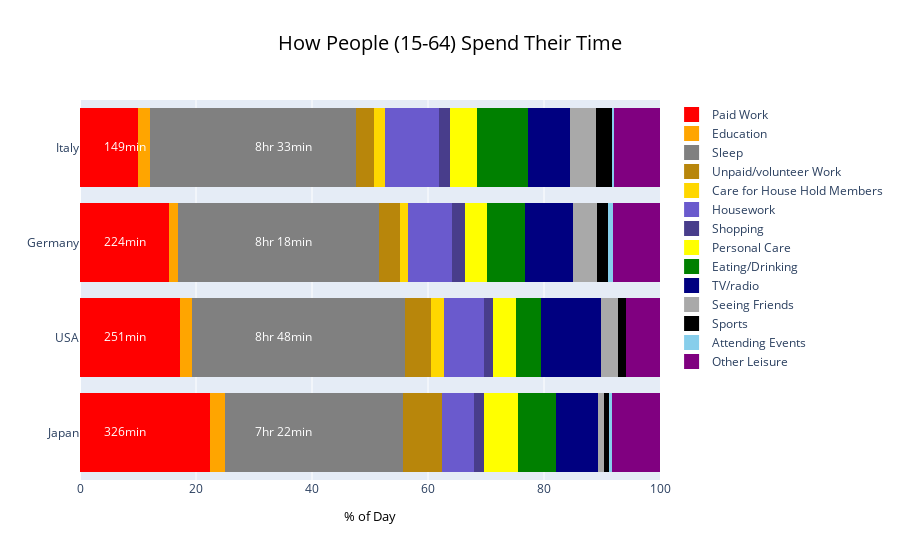

Notebook code for this chart:
### Markdown cell above
**How People Spend their Time**

### Code cell
# Set MatPlotLib parameters
plt.rcParams["figure.figsize"] = [7.50, 3.50]
plt.rcParams["figure.autolayout"] = True

countries = ["Japan", "USA", "Germany", "Italy"]

## Define data from OECD and compute as percent of day (1440 = 24 hrs) ##
paid_work = [(325.711372/1440)*100, (251.137774/1440)*100, (223.83901/1440)*100, (148.894552/1440)*100]
education = [(36.980000/1440)*100, (31.418910/1440)*100, (24.042137/1440)*100, (27.814506/1440)*100]
care_for_house_hold_members = [(0.000000/1440)*100, (30.618280/1440)*100, (18.901665/1440)*100, (26.621509/1440)*100]
housework = [(80.370473/1440)*100, (99.900520/1440)*100, (109.354200/1440)*100, (134.714273/1440)*100]
shopping = [(24.928908/1440)*100,(22.013280/1440)*100, (32.090467/1440)*100, (27.742728/1440)*100]
other_paid_volunteer = [(97.724183/1440)*100, (65.190475/1440)*100, (52.598188/1440)*100, (43.145597/1440)*100]
sleep = [(442.020938/1440)*100, (528.019500/1440)*100, (498.381500/1440)*100, (513.320886/1440)*100]
eating_drinking = [(93.454218/1440)*100, (62.747670/1440)*100, (94.963150/1440)*100, (126.974855/1440)*100]
personal_care = [(84.562961/1440)*100, (57.438510/1440)*100, (54.677883/1440)*100, (67.512477/1440)*100]
sports = [(10.222600/1440)*100, (17.946540/1440)*100, (26.435250/1440)*100, (38.214086/1440)*100]
attending_events = [(8.225513/1440)*100, (0/1440)*100, (13.528252/1440)*100, (5.823313/1440)*100]
seeing_friends = [(16.912066/1440)*100, (43.543680/1440)*100, (60.646950/1440)*100, (65.357207/1440)*100]
tv_radio = [(103.224657/1440)*100, (148.308400/1440)*100, (118.465100/1440)*100, (103.692722/1440)*100]
other_leisure = [(147.953249/1440)*100, (73.490920/1440)*100+1, (112.076283/1440)*100, (110.171290/1440)*100]

## Plot with Plotly ##
fig = go.Figure()

## Add traces ##

## Paid Work
fig.add_trace(go.Bar(
    y=["Japan", "USA", "Germany", "Italy"],
    x=[(325.711372/1440)*100, (251.137774/1440)*100, (223.83901/1440)*100, (148.894552/1440)*100],
    name='Paid Work',
    orientation='h',
    marker=dict(
        color='red',
        line=dict(color='red', width=3)
    ), legendrank=14
))
## Education
fig.add_trace(go.Bar(
    y=["Japan", "USA", "Germany", "Italy"],
    x=education,
    name='Education',
    orientation='h',
    marker=dict(
        color='orange',
        line=dict(color='orange', width=3)
    ), legendrank=13
))
## Sleep
fig.add_trace(go.Bar(
    y=["Japan", "USA", "Germany", "Italy"],
    x=sleep,
    name='Sleep',
    orientation='h',
    marker=dict(
        color='grey',
        line=dict(color='grey', width=3)
    ), legendrank=12
))
## Unpaid/volunteer Work
fig.add_trace(go.Bar(
    y=["Japan", "USA", "Germany", "Italy"],
    x=other_paid_volunteer,
    name='Unpaid/volunteer Work',
    orientation='h',
    marker=dict(
        color='darkgoldenrod',
        line=dict(color='darkgoldenrod', width=3)
    ), legendrank=11
))
## Care for House Hold Members
fig.add_trace(go.Bar(
    y=["Japan", "USA", "Germany", "Italy"],
    x=care_for_house_hold_members,
    name='Care for House Hold Members',
    orientation='h',
    marker=dict(
        color='gold',
        line=dict(color='gold', width=3)
    ), legendrank=10
))
## Housework
fig.add_trace(go.Bar(
    y=["Japan", "USA", "Germany", "Italy"],
    x=housework,
    name='Housework',
    orientation='h',
    marker=dict(
        color='slateblue',
        line=dict(color='slateblue', width=3)
    ), legendrank=9
))
## Shopping
fig.add_trace(go.Bar(
    y=["Japan", "USA", "Germany", "Italy"],
    x=shopping,
    name='Shopping',
    orientation='h',
    marker=dict(
        color='darkslateblue',
        line=dict(color='darkslateblue', width=3)
    ), legendrank=8
))
## Personal Care
fig.add_trace(go.Bar(
    y=["Japan", "USA", "Germany", "Italy"],
    x=personal_care,
    name='Personal Care',
    orientation='h',
    marker=dict(
        color='yellow',
        line=dict(color='yellow', width=3)
    ), legendrank=7
))
## Eating/Drinking
fig.add_trace(go.Bar(
    y=["Japan", "USA", "Germany", "Italy"],
    x=eating_drinking,
    name='Eating/Drinking',
    orientation='h',
    marker=dict(
        color='green',
        line=dict(color='green', width=3)
    ), legendrank=6
))
## TV/Radio
fig.add_trace(go.Bar(
    y=["Japan", "USA", "Germany", "Italy"],
    x=tv_radio,
    name='TV/radio',
    orientation='h',
    marker=dict(
        color='navy',
        line=dict(color='navy', width=3)
    ), legendrank=5
))
## Seeing Friends
fig.add_trace(go.Bar(
    y=["Japan", "USA", "Germany", "Italy"],
    x=seeing_friends,
    name='Seeing Friends',
    orientation='h',
    marker=dict(
        color='darkgray',
        line=dict(color='darkgray', width=3)
    ), legendrank=4
))
## Sports
fig.add_trace(go.Bar(
    y=["Japan", "USA", "Germany", "Italy"],
    x=sports,
    name='Sports',
    orientation='h',
    marker=dict(
        color='black',
        line=dict(color='black', width=3)
    ), legendrank=3
))
## Attending Events
fig.add_trace(go.Bar(
    y=["Japan", "USA", "Germany", "Italy"],
    x=attending_events,
    name='Attending Events',
    orientation='h',
    marker=dict(
        color='skyblue',
        line=dict(color='skyblue', width=3)
    ), legendrank=2
))
## Other Leisure
fig.add_trace(go.Bar(
    y=["Japan", "USA", "Germany", "Italy"],
    x=other_leisure,
    name='Other Leisure',
    orientation='h',
    marker=dict(
        color='purple',
        line=dict(color='purple', width=3)
    ), legendrank=1
))
fig.add_trace(go.Scatter(
    x=[35],
    y=['Japan'],
    mode="text",
    name="Sleep",
    text=["7hr 22min"],
    textposition="middle center",
    showlegend=False
))
fig.add_trace(go.Scatter(
    x=[35],
    y=['USA'],
    mode="text",
    name="Sleep",
    text=["8hr 48min"],
    textposition="middle center",
    showlegend=False
))
fig.add_trace(go.Scatter(
    x=[35],
    y=['Germany'],
    mode="text",
    name="Sleep",
    text=["8hr 18min"],
    textposition="middle center",
    showlegend=False
))
fig.add_trace(go.Scatter(
    x=[35],
    y=['Italy'],
    mode="text",
    name="Sleep",
    text=["8hr 33min"],
    textposition="middle center",
    showlegend=False
))
fig.update_traces(textfont_color='white')

fig.add_trace(go.Scatter(
    x=[7.7],
    y=['Japan'],
    mode="text",
    name="Paid Work",
    text=["326min"],
    textposition="middle center",
    showlegend=False
))
fig.add_trace(go.Scatter(
    x=[7.7],
    y=['USA'],
    mode="text",
    name="Paid Work",
    text=["251min"],
    textposition="middle center",
    showlegend=False
))
fig.add_trace(go.Scatter(
    x=[7.7],
    y=['Germany'],
    mode="text",
    name="Paid Work",
    text=["224min"],
    textposition="middle center",
    showlegend=False
))
fig.add_trace(go.Scatter(
    x=[7.7],
    y=['Italy'],
    mode="text",
    name="Paid Work",
    text=["149min"],
    textposition="middle center",
    showlegend=False
))
fig.update_traces(textfont_color='white')

# Add title
fig.update_layout(
    title_text="How People (15-64) Spend Their Time",
    title_x=0.5,
    title_font=dict(
        size=20,
        color="black"
    )
)
# Set x-axis title
fig.update_xaxes(title_text="% of Day", title_font=dict(size=13, color="black"))

# set x limit of 100
fig.update_layout(xaxis_range=[0, 100])
fig.update_layout(barmode='stack')
fig.update_layout(legend_itemclick=False)
fig.update_layout(legend_itemdoubleclick=False)

fig.write_html("plotly_time_consume_nonf.html")
fig.show()

### Figure 1 — Plotly figure (JSON) as saved in the notebook; plotly's stock layout.template omitted (floating-point values rounded to 4 significant figures)
{"data": [{"legendrank": 14, "marker": {"color": "red", "line": {"color": "red", "width": 3}}, "name": "Paid Work", "orientation": "h", "textfont": {"color": "white"}, "type": "bar", "x": [22.62, 17.44, 15.54, 10.34], "y": ["Japan", "USA", "Germany", "Italy"]}, {"legendrank": 13, "marker": {"color": "orange", "line": {"color": "orange", "width": 3}}, "name": "Education", "orientation": "h", "textfont": {"color": "white"}, "type": "bar", "x": [2.568, 2.182, 1.67, 1.932], "y": ["Japan", "USA", "Germany", "Italy"]}, {"legendrank": 12, "marker": {"color": "grey", "line": {"color": "grey", "width": 3}}, "name": "Sleep", "orientation": "h", "textfont": {"color": "white"}, "type": "bar", "x": [30.7, 36.67, 34.61, 35.65], "y": ["Japan", "USA", "Germany", "Italy"]}, {"legendrank": 11, "marker": {"color": "darkgoldenrod", "line": {"color": "darkgoldenrod", "width": 3}}, "name": "Unpaid/volunteer Work", "orientation": "h", "textfont": {"color": "white"}, "type": "bar", "x": [6.786, 4.527, 3.653, 2.996], "y": ["Japan", "USA", "Germany", "Italy"]}, {"legendrank": 10, "marker": {"color": "gold", "line": {"color": "gold", "width": 3}}, "name": "Care for House Hold Members", "orientation": "h", "textfont": {"color": "white"}, "type": "bar", "x": [0, 2.126, 1.313, 1.849], "y": ["Japan", "USA", "Germany", "Italy"]}, {"legendrank": 9, "marker": {"color": "slateblue", "line": {"color": "slateblue", "width": 3}}, "name": "Housework", "orientation": "h", "textfont": {"color": "white"}, "type": "bar", "x": [5.581, 6.938, 7.594, 9.355], "y": ["Japan", "USA", "Germany", "Italy"]}, {"legendrank": 8, "marker": {"color": "darkslateblue", "line": {"color": "darkslateblue", "width": 3}}, "name": "Shopping", "orientation": "h", "textfont": {"color": "white"}, "type": "bar", "x": [1.731, 1.529, 2.229, 1.927], "y": ["Japan", "USA", "Germany", "Italy"]}, {"legendrank": 7, "marker": {"color": "yellow", "line": {"color": "yellow", "width": 3}}, "name": "Personal Care", "orientation": "h", "textfont": {"color": "white"}, "type": "bar", "x": [5.872, 3.989, 3.797, 4.688], "y": ["Japan", "USA", "Germany", "Italy"]}, {"legendrank": 6, "marker": {"color": "green", "line": {"color": "green", "width": 3}}, "name": "Eating/Drinking", "orientation": "h", "textfont": {"color": "white"}, "type": "bar", "x": [6.49, 4.357, 6.595, 8.818], "y": ["Japan", "USA", "Germany", "Italy"]}, {"legendrank": 5, "marker": {"color": "navy", "line": {"color": "navy", "width": 3}}, "name": "TV/radio", "orientation": "h", "textfont": {"color": "white"}, "type": "bar", "x": [7.168, 10.3, 8.227, 7.201], "y": ["Japan", "USA", "Germany", "Italy"]}, {"legendrank": 4, "marker": {"color": "darkgray", "line": {"color": "darkgray", "width": 3}}, "name": "Seeing Friends", "orientation": "h", "textfont": {"color": "white"}, "type": "bar", "x": [1.174, 3.024, 4.212, 4.539], "y": ["Japan", "USA", "Germany", "Italy"]}, {"legendrank": 3, "marker": {"color": "black", "line": {"color": "black", "width": 3}}, "name": "Sports", "orientation": "h", "textfont": {"color": "white"}, "type": "bar", "x": [0.7099, 1.246, 1.836, 2.654], "y": ["Japan", "USA", "Germany", "Italy"]}, {"legendrank": 2, "marker": {"color": "skyblue", "line": {"color": "skyblue", "width": 3}}, "name": "Attending Events", "orientation": "h", "textfont": {"color": "white"}, "type": "bar", "x": [0.5712, 0, 0.9395, 0.4044], "y": ["Japan", "USA", "Germany", "Italy"]}, {"legendrank": 1, "marker": {"color": "purple", "line": {"color": "purple", "width": 3}}, "name": "Other Leisure", "orientation": "h", "textfont": {"color": "white"}, "type": "bar", "x": [10.27, 6.104, 7.783, 7.651], "y": ["Japan", "USA", "Germany", "Italy"]}, {"mode": "text", "name": "Sleep", "showlegend": false, "text": ["7hr 22min"], "textfont": {"color": "white"}, "textposition": "middle center", "type": "scatter", "x": [35], "y": ["Japan"]}, {"mode": "text", "name": "Sleep", "showlegend": false, "text": ["8hr 48min"], "textfont": {"color": "white"}, "textposition": "middle center", "type": "scatter", "x": [35], "y": ["USA"]}, {"mode": "text", "name": "Sleep", "showlegend": false, "text": ["8hr 18min"], "textfont": {"color": "white"}, "textposition": "middle center", "type": "scatter", "x": [35], "y": ["Germany"]}, {"mode": "text", "name": "Sleep", "showlegend": false, "text": ["8hr 33min"], "textfont": {"color": "white"}, "textposition": "middle center", "type": "scatter", "x": [35], "y": ["Italy"]}, {"mode": "text", "name": "Paid Work", "showlegend": false, "text": ["326min"], "textfont": {"color": "white"}, "textposition": "middle center", "type": "scatter", "x": [7.7], "y": ["Japan"]}, {"mode": "text", "name": "Paid Work", "showlegend": false, "text": ["251min"], "textfont": {"color": "white"}, "textposition": "middle center", "type": "scatter", "x": [7.7], "y": ["USA"]}, {"mode": "text", "name": "Paid Work", "showlegend": false, "text": ["224min"], "textfont": {"color": "white"}, "textposition": "middle center", "type": "scatter", "x": [7.7], "y": ["Germany"]}, {"mode": "text", "name": "Paid Work", "showlegend": false, "text": ["149min"], "textfont": {"color": "white"}, "textposition": "middle center", "type": "scatter", "x": [7.7], "y": ["Italy"]}], "layout": {"barmode": "stack", "legend": {"itemclick": false, "itemdoubleclick": false}, "title": {"font": {"color": "black", "size": 20}, "text": "How People (15-64) Spend Their Time", "x": 0.5}, "xaxis": {"range": [0, 100], "title": {"font": {"color": "black", "size": 13}, "text": "% of Day"}}}}
